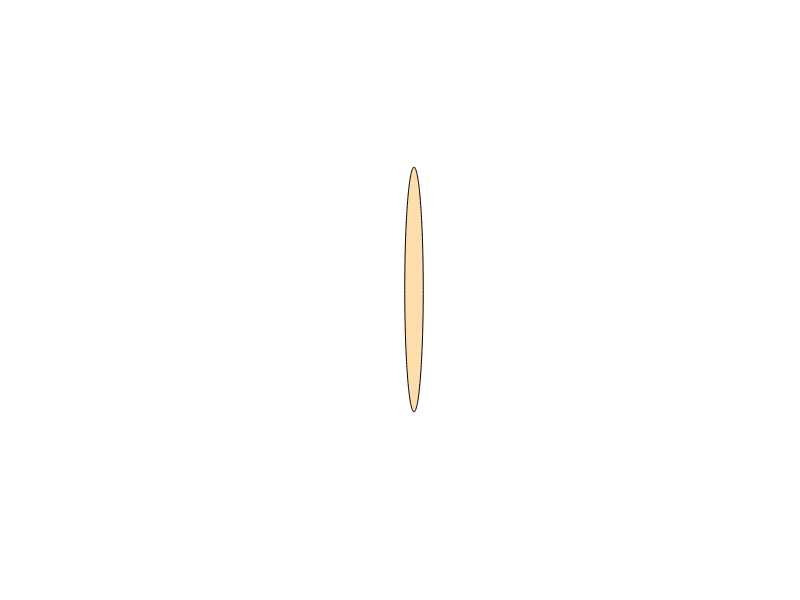

Here is the MATLAB script that generated this plot:
clear all;  close all;    clc;


xpi=pi/44
t = -1:0.01:1;
H = 1;
x = (1-1/pi).*cos(t./pi).*sin(t);
y = -cos(t);
fill(x, y, [1, 0.87, 0.68])
% plot(x, y); drawnow;
axis square
axis([-1, 1, -1, 1]);
axis off
close all; 


plot(t, cos(t./pi)); drawnow;
axis square
axis([-1, 1, -1, 1]);
axis off

for p =1:-0.01:0 %0.42:0.001:0.58

r=(1-1/pi)/3;  


% x = (r.*cos(t./pi)).^(p).*sin(t);
% y = -(r/2).^(1-p).*cos(t);

y = -(r.*cos(t)).^(p).*sin(t.*pi);
x = (r/3).^(1-p).*cos(t.*pi);


% x = (r.*cos(t)).^(p).*sin(t.*pi);
% y = -(r.*cos(t)).^(1-p).*cos(t.*pi);
    
    
% x = cos(t.*((1-p)/pi)).*(sin(t)).^(1-(p/pi));
% y = -cos(t.*(1/p)).*(sin(t)).^(pi-(pi/p));   
    
% x = ((1-pi/p)+(1-1/p)).*cos(t./p).*sin(t+pi/2);
% y = -(1/p-p/pi).*cos(t./(1+(pi-p)).*sin(pi/2);
% fill(x, y, [1, 0.87, 0.68])
% plot(x, y);
fill(x, y, [1, 0.87, 0.68])
axis square
axis([-2, 2, -2, 2]);
axis off
drawnow;
p
% pause(0.001);
end

% h3.EdgeAlpha=0.5;
%     h3.FaceColor = 'interp';
%     h3.FaceAlpha = 0.1.5;
